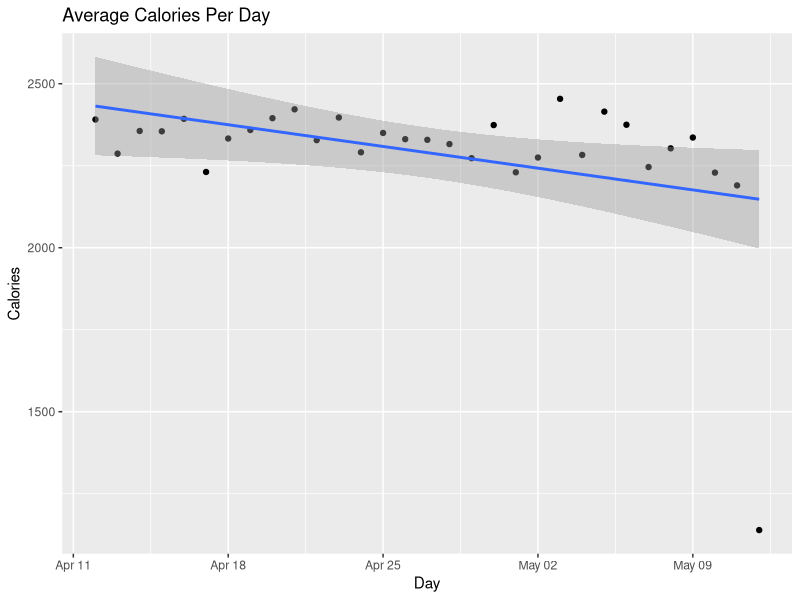
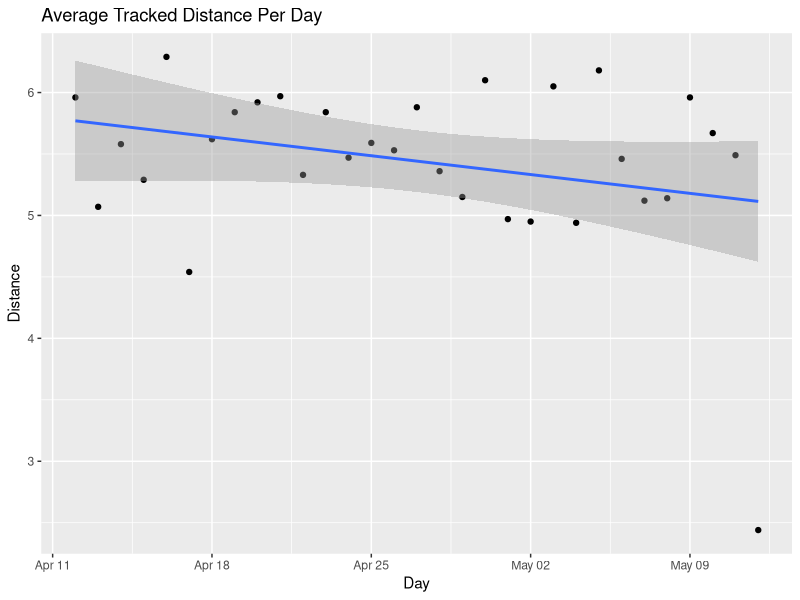
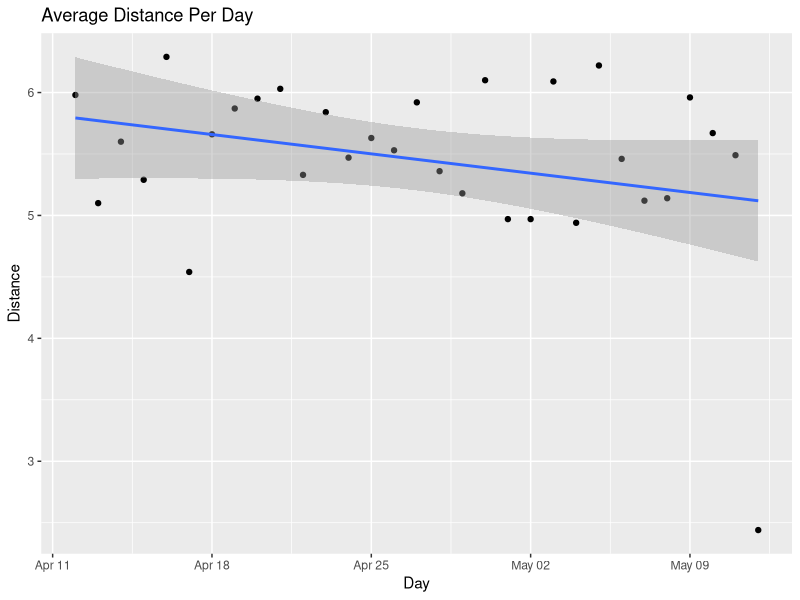
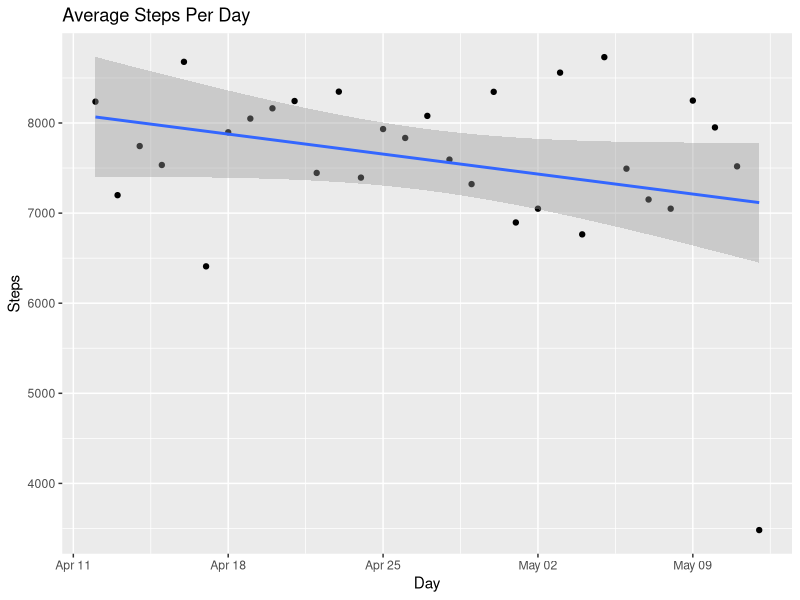

R code for these plots, in order:
# installs necessary packages to complete analysis 
install.packages('rmarkdown')
library(rmarkdown)
install.packages("tidyverse")
library(tidyverse)
install.packages("ggplot2")
library(ggplot2)

#####  Calories   #################################

# loads calories file
library(readxl)
calories <- read_excel("SQL Query Code/Results/Average Calories per day.xls")
calo = data.frame(calories)

# Makes scatter plot for the Average Calories per day
ggplot(data=calo, mapping = aes(x=ActivityDate, y=Calories_Per_day)) +geom_point() +
  geom_smooth(method = lm) + ggtitle('Average Calories Per Day') + labs(x = 'Day', y ='Calories')



#####  Tracked Distance  ##########################

# loads tracked distance file
library(readxl)
tracked_distance <- read_excel("SQL Query Code/Results/Average Distance Tracked.xls")
trac = data.frame(tracked_distance)

# Makes scatter plot for the Average Tracked Distance per day
ggplot(data=trac, mapping = aes(x=ActivityDate, y=Distance_tracked_Per_Day)) +geom_point() +
  geom_smooth(method = lm) + ggtitle('Average Tracked Distance Per Day') + labs(x = 'Day', y ='Distance')




#####  Total Distance #########################

# loads distance file
library(readxl)
distance <- read_excel("SQL Query Code/Results/Average Distance Traveled.xls")
dis = data.frame(distance)


# Makes scatter plot for the Average Tracked Distance per day
ggplot(data=dis, mapping = aes(x=ActivityDate, y=Distance_traveled_Per_Day)) +geom_point() +
  geom_smooth(method = lm) + ggtitle('Average Distance Per Day') + labs(x = 'Day', y ='Distance')




#####  Steps  ###############################

# loads steps file 
library(readxl)
steps <- read_excel("SQL Query Code/Results/Average steps per day.xls")
ste = data.frame(steps)

# Makes scatter plot for the Average Tracked Distance per day
ggplot(data=ste, mapping = aes(x=ActivityDate, y=Average_Total_steps)) +geom_point() +
  geom_smooth(method = lm) + ggtitle('Average Steps Per Day') + labs(x = 'Day', y ='Steps')
